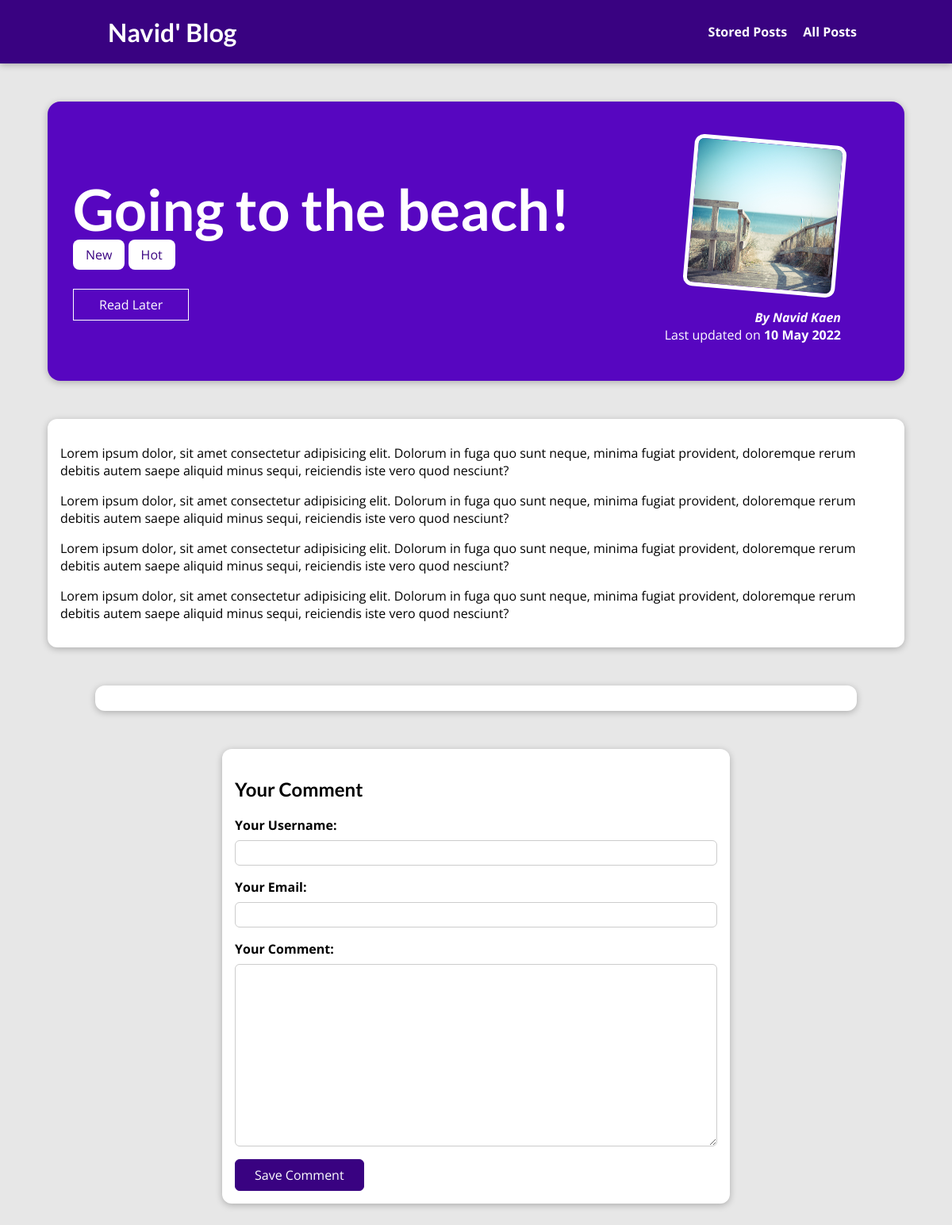
The app's page /posts/going-to-the-beach with its own data.
### blog/models.py (models this page shows, shortened)
class Post(models.Model):
    title = models.CharField(max_length=150)
    excerpt = models.CharField(max_length=250)
    image = models.ImageField(upload_to="posts", null=True)
    date = models.DateField(auto_now=True)
    slug = models.SlugField(unique=True, db_index=True)
    content = models.TextField(validators=[MinLengthValidator(10)])
    author = models.ForeignKey(
        Author, on_delete=models.SET_NULL, null=True, related_name="posts")
    tag = models.ManyToManyField(Tag)

class Tag(models.Model):
    caption = models.CharField(max_length=80)

class Author(models.Model):
    first_name = models.CharField(max_length=100)
    last_name = models.CharField(max_length=100)
    email_address = models.EmailField()
    def full_name(self):
        return f"{self.first_name} {self.last_name}"
    def __str__(self):
        return self.full_name()

### blog/views.py (the view, shortened to what this page needs)
# urls.py: path("posts/<slug:slug>", views.PostDetailView.as_view(),
class PostDetailView(View):
    def is_stored_post(self, request, post_id):
        stored_post = request.session.get("stored_posts")
        if stored_post is not None:
            is_saved_for_later = post_id in stored_post
        else:
            is_saved_for_later = False
        return is_saved_for_later
    def get(self, request, slug):
        post = Post.objects.get(slug=slug)
        context = {
            "post": post,
            "post_tags": post.tag.all(),
            "comment_form": CommentForm(),
            "comments": post.comments.all().order_by("-id"),
            "is_saved_for_later": self.is_stored_post(request, post.id)
        }
        return render(request, "blog/post-detail.html", context)

### blog/forms.py
class CommentForm(forms.ModelForm):
    class Meta:
        model = Comment
        exclude = ["post"]
        labels = {
            "username" : "Your Username",
            "user_email": "Your Email",
            "text": "Your Comment"
        }

### blog/templates/blog/post-detail.html (shortened to what this page needs)
{% extends "base.html" %}
{% load static %}
{% block css_files %}
    <link rel="stylesheet" href="{% static "blog/post-detail.css" %}" />
{% endblock %}
{% block content%}
    <section id="summary">
        <h2>{{ post.title }}</h2>
        <div>
            {% for tag in post_tags %}
                <span class="tag">{{ tag.caption }}</span>
            {% endfor %}
        </div>
        <form action="{% url "read-later" %}" method="POST">
            <div id="read-later">
                <button>
                    {% if is_saved_for_later %}
                        Remove!
                    {% else %}
                        Read Later
                    {% endif %}
                </button>
            </div>
        </form>
        <article>
            <img src="{{ post.image.url }}" />
            <address>By <a href="mailto:{{ post.author.email_address}}">{{ post.author }}</a></address>
            <div>Last updated on <time>{{ post.date|date:"d M Y" }}</time></div>
        </article>
    </section>
    <main>
        {{ post.content|linebreaks }}
    </main>
    <section id="comments">
    </section>
    <section id="comment-form">
        <h2>Your Comment</h2>
        <form action="{% url "specific-post" post.slug %}" method="POST">
            {% for form_field in comment_form %}
                <div class="form-control {% if form_field.errors %} invalid {% endif %}">
                    {{ form_field.label_tag }}
                    {{ form_field }}
                </div>
            {% endfor %}
            <button>Save Comment</button>
        </form>
    </section>
{% endblock %}

### static/app.css (style rules this page uses)
* { box-sizing: border-box; }
html { font-family: 'Open Sans', 'Lato', sans-serif; }
body { margin: 0; }
h1, h2, h3 { font-family: 'Lato', sans-serif; font-weight: bold; }

### blog/static/blog/post-detail.css (style rules this page uses)
body { background-color: #e7e7e7; }
#summary { margin: 8rem auto 3rem auto; padding: 2rem; width: 90%; max-width: 90rem; border-radius: 16px; background-color: #5706c0; position: relative; box-shadow: 0 2px 8px rgba(0, 0, 0, 0.25); height: 22rem; }
#summary h2 { color: white; font-size: 4.5rem; margin-bottom: 0.25rem; }
#summary article { position: absolute; top: 2rem; right: 3rem; padding: 1rem 2rem; border-radius: 12px; text-align: right; color: white; }
#summary article img { width: 12rem; height: 12rem; border-radius: 12px; transform: rotateZ(5deg); border: 5px solid white; margin-bottom: 1rem; }
#summary address { font-weight: bold; }
#summary a { color: white; text-decoration: none; }
#summary time { font-weight: bold; }
main { width: 90%; max-width: 90rem; margin: 3rem auto; background-color: white; padding: 1rem; border-radius: 12px; box-shadow: 0 2px 8px rgba(0, 0, 0, 0.25); }
.tag { background-color: white; color: #390281; padding: 0.5rem 1rem; border-radius: 8px; }
#comment-form { margin: 3rem auto; width: 90%; max-width: 40rem; border-radius: 12px; background-color: white; box-shadow: 0 2px 8px rgba(0, 0, 0, 0.25); padding: 1rem; }
#comment-form button { font: inherit; background-color: #390281; color: white; border: 1px solid #390281; padding: 0.5rem 1.5rem; border-radius: 6px; cursor: pointer; }
.form-control { margin-bottom: 1rem; }
.form-control label { font-weight: bold; margin-bottom: 0.5rem; display: block; }
.form-control input, .form-control textarea { display: block; width: 100%; font: inherit; padding: 0.25rem; border-radius: 6px; border: 1px solid #ccc; }
#comments { margin: 3rem auto; width: 90%; max-width: 60rem; border-radius: 12px; background-color: white; box-shadow: 0 2px 8px rgba(0, 0, 0, 0.25); padding: 1rem 2rem; }
#read-later { margin: 2rem 0; }
#read-later button { background-color: transparent; border: 1px solid white; padding: 0.5rem 2rem; font: inherit; color: white; cursor: pointer; }

### records on screen
Post: title "Going to the beach!", image (picture), author "Navid Kaen", date "10 May 2022", content "Lorem ipsum dolor, sit amet consectetur adipisicing elit. Dolorum in fuga quo sunt neque, minima fugiat provident, doloremque rerum debitis autem saepe aliquid minus sequi, reiciendis iste vero quod nesciunt? Lorem ipsum dolor, sit amet consectetur adipisicing elit. Dolorum in fuga quo sunt neque, minima fugiat provident, doloremque rerum debitis autem saepe aliquid minus sequi, reiciendis iste vero quod nesciunt? Lorem ipsum dolor, sit amet consectetur adipisicing elit. Dolorum in fuga quo sunt neque, minima fugiat provident, doloremque rerum debitis autem saepe aliquid minus sequi, reiciendis iste vero quod nesciunt? Lorem ipsum dolor, sit amet consectetur adipisicing elit. Dolorum in…"
Tag: caption "New"
Tag: caption "Hot"
